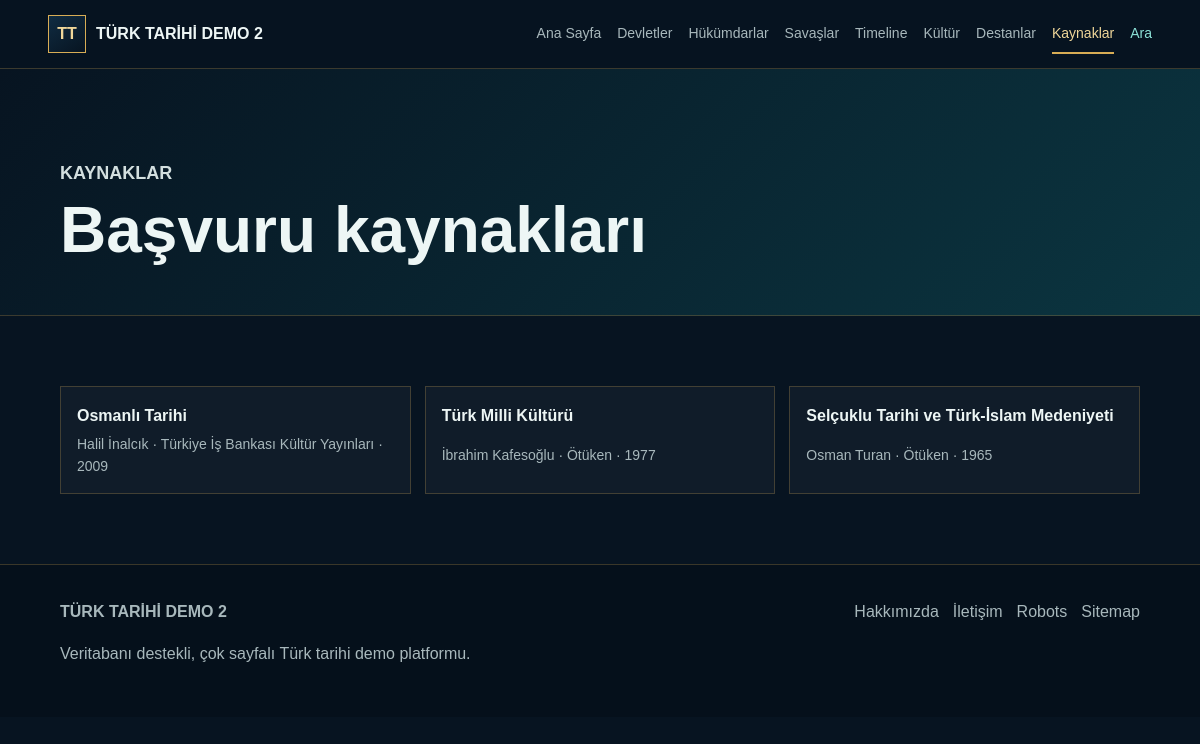
Screenshot of /kaynaklar.php with the database file from the repository.
### tables this page shows
CREATE TABLE sources (
    id INT AUTO_INCREMENT PRIMARY KEY,
    title VARCHAR(255) NOT NULL,
    author VARCHAR(180),
    publisher VARCHAR(180),
    year INT,
    url VARCHAR(500),
    source_type VARCHAR(80),
    INDEX idx_sources_year (year)
);

### includes/database.php (called while the page is built, shortened)
<?php
function db(): PDO
{
    static $pdo = null;
    $host = env_value('DB_HOST', '127.0.0.1');
    $port = env_value('DB_PORT', '3306');
    $name = env_value('DB_NAME', '');
    $user = env_value('DB_USER', '');
    $password = env_value('DB_PASSWORD', '');
    $dsn = "mysql:host={$host};port={$port};dbname={$name};charset=utf8mb4";
    try {
        $pdo = new PDO($dsn, $user, $password, [
            PDO::ATTR_ERRMODE => PDO::ERRMODE_EXCEPTION,
            PDO::ATTR_DEFAULT_FETCH_MODE => PDO::FETCH_ASSOC,
            PDO::ATTR_EMULATE_PREPARES => false,
        ]);
    } catch (PDOException $exception) {
        log_error($exception);
        http_response_code(500);
        if (APP_DEBUG) {
            exit('Veritabanı bağlantı hatası: ' . htmlspecialchars($exception->getMessage(), ENT_QUOTES, 'UTF-8'));
        }
        exit('Şu anda sistem bakımda. Lütfen daha sonra tekrar deneyin.');
    }
    return $pdo;
}

### includes/functions.php (called while the page is built, shortened)
<?php
require_once __DIR__ . '/database.php';
function e(?string $value): string
{
    return htmlspecialchars((string) $value, ENT_QUOTES, 'UTF-8');
}
function fetch_all(string $sql, array $params = []): array
{
    $statement = db()->prepare($sql);
    $statement->execute($params);
    return $statement->fetchAll();
}
function get_sources(): array
{
    return fetch_all('SELECT * FROM sources ORDER BY year DESC, title ASC');
}

### kaynaklar.php (the view, shortened to what this page needs)
<?php
require_once __DIR__ . '/includes/functions.php';
$sources = get_sources();
include __DIR__ . '/includes/header.php';
?>
<section class="page-hero compact"><p class="eyebrow">Kaynaklar</p><h1>Başvuru kaynakları</h1></section>
<section class="section list-grid">
    <?php foreach ($sources as $source): ?>
        <article class="list-card">
            <strong><?= e($source['title']) ?></strong>
            <span><?= e($source['author']) ?> · <?= e($source['publisher']) ?> · <?= e($source['year']) ?></span>
        </article>
    <?php endforeach; ?>
</section>
<?php include __DIR__ . '/includes/footer.php'; ?>

### assets/css/main.css (style rules this page uses)
:root { --navy: #071421; --navy-2: #0b2033; --teal: #0f8f8f; --teal-soft: #8de2d8; --gold: #d8ad55; --gold-2: #f0d79a; --ink: #edf6f5; --muted: #a8b8bc; --line: rgba(216, 173, 85, .25); --panel: rgba(9, 28, 43, .88); --shadow: 0 20px 60px rgba(0, 0, 0, .32); }
* { box-sizing: border-box; }
html { scroll-behavior: smooth; }
body { margin: 0; font-family: Arial, Helvetica, sans-serif; color: var(--ink); background: var(--navy); line-height: 1.6; }
.hero h1, .page-hero h1, .detail-hero h1 { margin: 0; font-size: clamp(42px, 8vw, 96px); line-height: .95; letter-spacing: 0; }
.hero p, .page-hero p, .detail-hero p { max-width: 760px; color: #d3dfdf; font-size: 18px; }
.eyebrow { margin: 0 0 12px; color: var(--gold-2); text-transform: uppercase; font-size: 12px; font-weight: 800; }
.section { padding: 70px clamp(20px, 5vw, 80px); }
.history-card span, .list-card span, .row-link span, .compact-list span { color: var(--muted); font-size: 14px; }
.timeline-mini a, .compact-list a, .row-link, .list-card { display: grid; gap: 4px; padding: 16px; border: 1px solid var(--line); background: rgba(255, 255, 255, .035); }
.page-hero { padding: 90px clamp(20px, 5vw, 80px) 54px; background: linear-gradient(135deg, #071421, #0b3540); border-bottom: 1px solid var(--line); }
.page-hero.compact h1 { font-size: clamp(34px, 6vw, 64px); }
.list-grid { display: grid; grid-template-columns: repeat(3, minmax(0, 1fr)); gap: 14px; }

### rows the page displays
sources: title "Osmanlı Tarihi", author "Halil İnalcık", publisher "Türkiye İş Bankası Kültür Yayınları", year "2009"
sources: title "Türk Milli Kültürü", author "İbrahim Kafesoğlu", publisher "Ötüken", year "1977"
sources: title "Selçuklu Tarihi ve Türk-İslam Medeniyeti", author "Osman Turan", publisher "Ötüken", year "1965"

### other values shown
APP_NAME "TÜRK TARİHİ DEMO 2"
$label "Ana Sayfa"
$label "Devletler"
$label "Hükümdarlar"
$label "Savaşlar"
$label "Timeline"
$label "Kültür"
$label "Destanlar"
$label "Kaynaklar"
